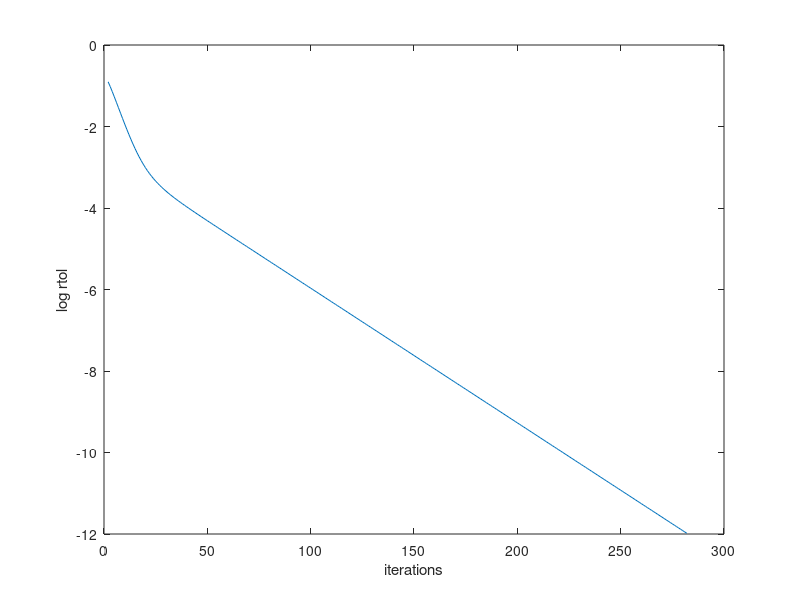

Recreate this plot in MATLAB.
function [] = simple_gradient_descent()
%     rng(1985)
    A = [ones(10,1), randn(10,3)];
    b = rand(10,1);

    x_init= zeros(4,1);
    alpha = 0.01;
    [x, n_iter, rtols] = matrixInverseVector(A, b, x_init, alpha);

    disp('n iterations')
    disp(n_iter)
    disp('x = ')
    disp(x)
    disp('A\b = ')
    disp(A\b)
    
    plot(log10(rtols))
    xlabel('iterations')
    ylabel('log rtol')
end


function [x, n_iter, rtols] = matrixInverseVector(A, b, x_init, alpha)
    x = x_init;
    n_iter = 1;
    rtols = [];
    while true
        grad = 2*A'*(A*x-b);
        xn = x - alpha*grad;
        sse = @(x) norm(A*x-b);
        rtol = abs(sse(xn) - sse(x))/sse(x);
        if rtol<1e-12
            break
        else
            x = xn;
            n_iter = n_iter + 1;
            rtols(n_iter) = rtol;
        end
    end  
end